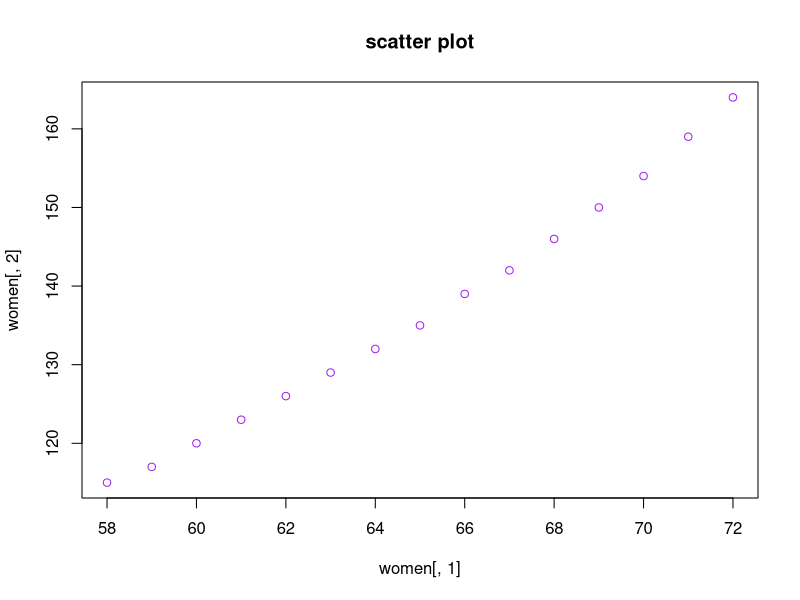

Recreate this plot in R.
#exp25
smean=function(x)
{
  ot=sum(x)/length(x)
  return(ot)
}
m1=smean(women[,1])
m1
m2=smean(women[,2])
m2
v1=var(women[,1])
v1
v2=var(women[,2])
v2

corr=function(x,y)
{
  nr=sum((x-mean(x))*(y-mean(y)))
  dr=sqrt(sum((x-mean(x))^2)*sum((y-mean(y))^2))
  op=nr/dr
  return(op)
}
corr(women[,1],women[,2])
plot(women[,1],women[,2],type='p',col="purple",main="scatter plot")